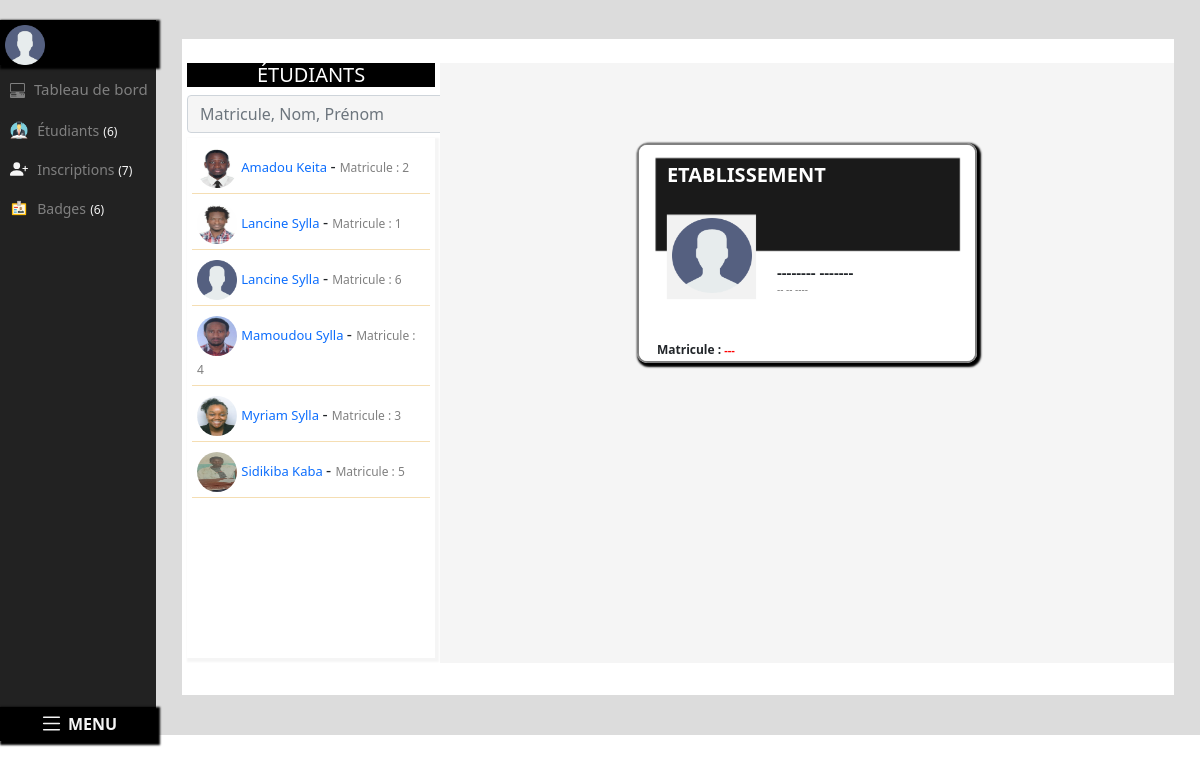
Page /badges.html/ on the committed database.
### apps/models.py (models this page shows, shortened)
class Etudiant(models.Model):
    nom = models.CharField(max_length=250, verbose_name="Nom")
    prenom = models.CharField(max_length=250, verbose_name="Prénom")
    naissance = models.CharField(max_length=250, verbose_name="Date de naissance", default="01.01.2022")
    lieu = models.CharField(max_length=250, verbose_name="Lieu de naissance")
    pere = models.CharField(max_length=250, verbose_name="Nom du père ")
    mere = models.CharField(max_length=250, verbose_name="Nom de la mère")
    numero = models.CharField(max_length=250, verbose_name="Numéro", blank=True, unique=True)
    urgent = models.CharField(max_length=250, verbose_name="Numéro à contacter en cas d'urgence")
    matricule = models.IntegerField(verbose_name="Matricule", unique=True, null=True)
    photo = models.ImageField(upload_to='Photo/images', verbose_name="Choisir la photo", blank=True)
    class Meta:
        ordering = ('prenom',)

### apps/views.py (the view)
# urls.py: path('badges.html/', views.Badges.as_view(), name='badges'),
class Badges(ListView):
    model = Etudiant
    context_object_name = 'etudiants'
    template_name = 'apps/badges.html'
    ordering = ['prenom']
    def get_context_data(self, *args, **kwargs):
        context = super(Badges, self).get_context_data(*args, **kwargs)
        context['inscriptions'] = Inscription.objects.all()
        context['etudiants_home'] = Etudiant.objects.all().order_by('id').order_by('prenom')[:100]
        context['enseignants'] = Enseignant.objects.all().order_by('id')
        context['classes'] = Classe.objects.all().order_by('id')
        context['etablissements'] = Etablissement.objects.all().order_by('id')[:1]
        return context

### apps/templates/apps/badges.html (shortened to what this page needs)
{% extends 'base.html' %}
{% load static %}
{% block body %}
    <div  id="container">
    <div id="cadre-etudiants">
        <div id="menu-etudiants">
           {% include 'includes/menu_etudiants.html' %}
        </div>
        <div id="infos-etudiants">
              <br>
            <div id="cadre" style="height: 82vh;overflow:hidden">
            <br>
             <div id="menu-comptabilite">
                    {% include 'includes/menu_badge.html' %}
            </div>
                <div  id="cadre-badge"  >
                    <div id="badge" >
                          <img id="photo-badge" src="{% static 'apps/img/user.png' %}">
                          <h1 id="annee-badge">ETABLISSEMENT</h1>
                        <img id="badge-img" style="width: 340px; height: 220px; border: 2px solid grey; border-radius: 10px; margin: auto;" src="{% static 'apps/img/badge-vierge.png' %}">
                        <h1 id="nom-badge"> -------- -------</h1>
                        <h1 id="naissance-badge"> -- -- ----</h1>
                        <h1 id="matricule-badge"> Matricule : <span style="color: red; font-size: 11px"> --- </span> </h1>
                    </div>
                   </div>
            </div>
        </div>
    </div>
    </div>
{% endblock body %}

### apps/templates/includes/menu_badge.html
{% load static %}
{% load class_name %}
               <h1>ÉTUDIANTS</h1>
                                <form style="" method='get' action="{% url 'apps:search-badges' %}" class="navbar-form navbar-right" role="search">
                                    <input id="search-form"
                                           style="background-image: url( '{% static 'apps/img/search.png' %}')" name="q"
                                           type="search" minlength="1" placeholder="Matricule, Nom, Prénom "
                                           class="form-control"/>
                                </form>
                 <div id="comptabilite" style="height: 520px;">
                       {% if  query %}
                            {% for etudiant in object_list %}
                                {% with etudiant|class_name as klass %}
                                   <li>
                                    <span> {% if etudiant.photo %}<img style="width: 40px; height: 40px; border-radius: 200px" src="{{ etudiant.photo.url }}"/> {% else %}<img style="width: 40px; height: 40px" src="{% static 'apps/img/user.png' %}"/>  {% endif %}</span>
                                   <a href="{% url 'apps:details_badges' etudiant.id %}">  {{ etudiant.prenom }} {{ etudiant.nom }}  </a>- <span style="color:grey ; font-size: 12px">  Matricule : {{ etudiant.matricule }} </span>
                                   </li>
                           {% endwith %}
                         {% empty %}
                        {% endfor %}
                       {% else %}
                        {% for etudiant in etudiants_home %}
                         <li>
                             <span> {% if etudiant.photo %}<img style="width: 40px; height: 40px; border-radius: 200px" src="{{ etudiant.photo.url }}"/> {% else %}<img style="width: 40px; height: 40px" src="{% static 'apps/img/user.png' %}"/>  {% endif %}</span>
                             <a href="{% url 'apps:details_badges' etudiant.id %}">  {{ etudiant.prenom }} {{ etudiant.nom }}  </a>- <span style="color:grey ; font-size: 12px">  Matricule : {{ etudiant.matricule }} </span>
                         </li>
                         {% endfor %}
                         {% endif %}
                 </div>

### apps/static/apps/css/style.css (style rules this page uses)
body { background-color: white; }
body a { text-decoration: none; }
#menu-etudiants { width: 13%; height: 90vh; background-color: #222222; float: left; position: relative; }
#infos-etudiants { width: 87%; height: 90vh; background-color: gainsboro; float: right; margin-top: -5px; }
#search-form { width: 300px; border-top-right-radius: 0px; border-bottom-right-radius: 0px; background-repeat: no-repeat; background-position: right center; }
#infos-etudiants #cadre { width: 95%; margin: auto; height: 75vh; background-color: white; }
#menu-comptabilite { width: 25%; height: 600px; background-color: white; float: left; margin-left: 5px; }
#menu-comptabilite form { width: 100%; margin: auto; }
#menu-comptabilite h1 { text-align: center; background-color: black; color: white; font-size: 20px; }
#menu-comptabilite form input { background-color: whitesmoke; }
#menu-comptabilite #comptabilite { width: 100%; margin: auto; height: 520px; background-color: white; overflow: auto; margin-top: 5px; box-shadow: 2px 2px 2px 2px whitesmoke; }
#menu-comptabilite #comptabilite li { display: block; margin: 5px; border-bottom: 1px solid wheat; padding: 5px; }
#menu-comptabilite #comptabilite li a { font-size: 13px; }
#cadre-badge { width: 74%; height: 600px; float: right; background-color: whitesmoke; text-align: center; }
#badge { width: 340px; height: 220px; margin: auto; margin-top: 80px; border-radius: 10px; box-shadow: 2px 2px 2px 2px black; background-size: cover; }
#photo-badge { position: absolute; width: 80px; height: 75px; margin-top: 75px; margin-left: 35px; }
#annee-badge { position: absolute; margin-left: 30px; margin-top: 20px; color: white; font-size: 20px; font-weight: bold; }
#nom-badge { position: absolute; margin-left: 140px; margin-top: -100px; font-weight: bold; font-size: 15px; }
#matricule-badge { position: absolute; margin-top: -20px; font-weight: bold; font-size: 12px; margin-left: 20px; }
#naissance-badge { position: absolute; margin-left: 140px; margin-top: -80px; font-size: 10px; color: grey; }

### rows in the picture
Etudiant: photo (picture), prenom "Amadou", nom "Keita", matricule "2"
Etudiant: photo (picture), prenom "Lancine", nom "Sylla", matricule "1"
Etudiant: prenom "Lancine", nom "Sylla", matricule "6"
Etudiant: photo (picture), prenom "Mamoudou", nom "Sylla", matricule "4"
Etudiant: photo (picture), prenom "Myriam", nom "Sylla", matricule "3"
Etudiant: photo (picture), prenom "Sidikiba", nom "Kaba", matricule "5"

### other values in the picture
{{ etudiants.count }} "6"
{{ inscriptions.count }} "7"
